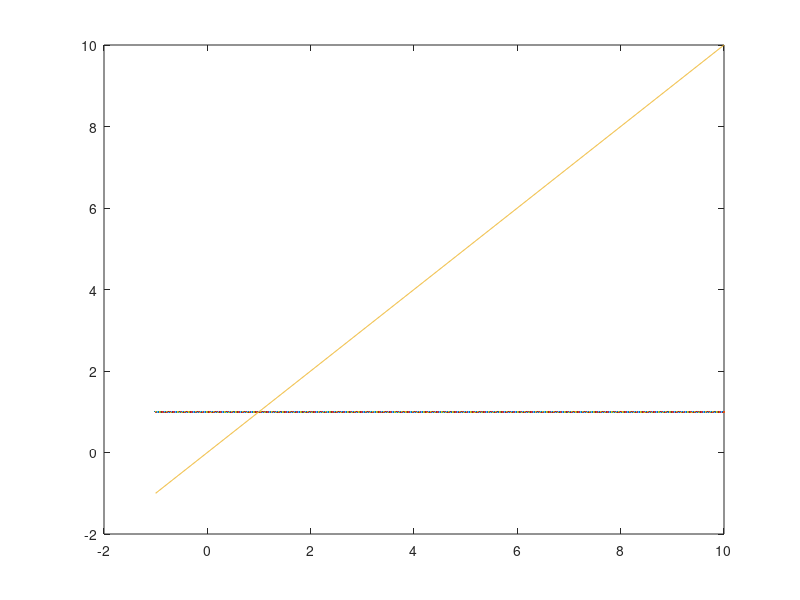

This chart was generated by the following MATLAB code: (Note: this script raises an error after producing the figure.)
t = -1: 0.01: 10;
T0=1;
plot(t,T0)
hold on;
T1=t;
plot(t,T1)

for i = 1:n
  T2=2*t.*T1-T0;
  plot(t,T2)
  hold on ;
  T0 = T1;
  T1 = T2;
end
